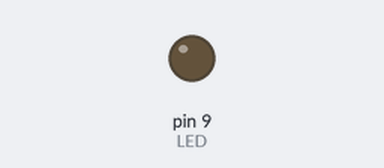
Simulated run of this sketch. Board: Arduino Uno, built with avr-gcc and run on an emulated ATmega328P. Parts: output pins drawn as LEDs (lit = HIGH).

Above: at 0.05 s.
At 0.75 s:
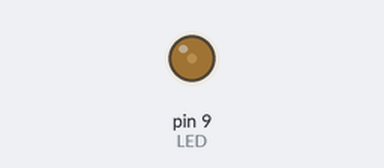
At 1.5 s:
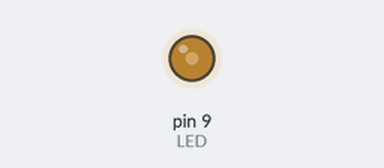
At 3.0 s:
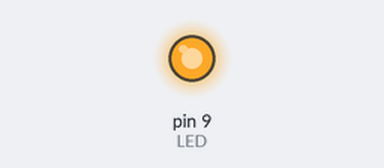
Timing chart, 0 to 6.9 s (numbered marks = the images above):
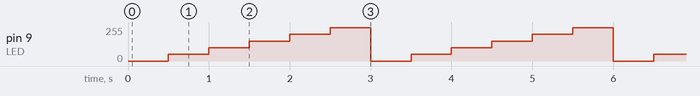

The sketch:

job10.ino
```cpp
#define LED 9

void setup() {
   pinMode(LED,OUTPUT);
}

void loop() {
   analogWrite(LED, 0);
   delay(500);
   analogWrite(LED, 50);
   delay(500);
   analogWrite(LED, 100);
   delay(500);
   analogWrite(LED, 150);
   delay(500);
   analogWrite(LED, 200);
   delay(500);
   analogWrite(LED, 250);
   delay(500);
}
```

job11.ino
```cpp

```

Measured:
- by itself, pin 9 (LED): repeats every 3.0 s: 100/255 0.50 s, 150/255 0.50 s, 200/255 0.50 s, 250/255 0.50 s, 0/255 0.50 s, 50/255 0.50 s
